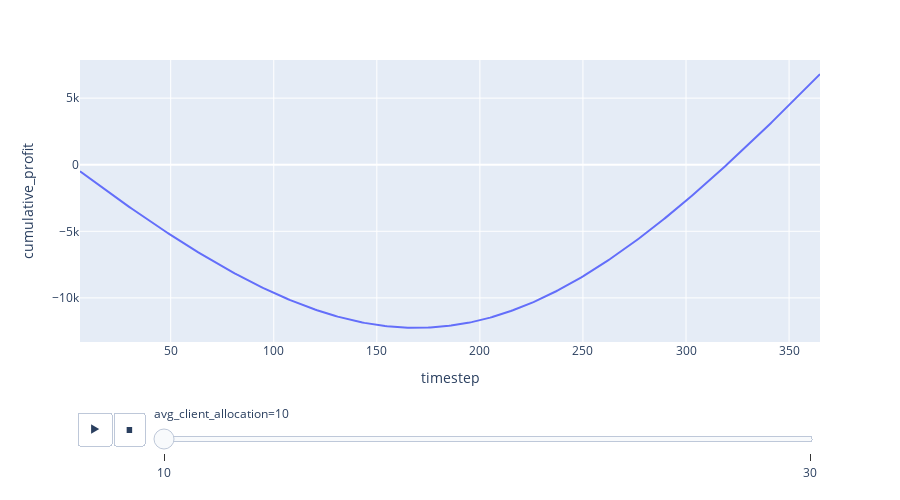

Notebook code cell kept with this figure:
### Code cell
fig_df = df.query('client_acquisition_rate_coeff == 0.016')


fig = px.line(
    fig_df,
    x='timestep',
    y='cumulative_profit',
    height=500,
    animation_frame='avg_client_allocation'
)

fig.show()

### Figure 1 — Plotly figure (JSON) as saved in the notebook; plotly's stock layout.template omitted (floating-point values rounded to 4 significant figures; data arrays with more than 128 entries replaced by an {"elided": "..."} marker saying what was removed)
{"data": [{"hovertemplate": "avg_client_allocation=10<br>timestep=%{x}<br>cumulative_profit=%{y}<extra></extra>", "legendgroup": "", "line": {"color": "#636efa", "dash": "solid"}, "mode": "lines", "name": "", "orientation": "v", "showlegend": false, "type": "scatter", "x": {"elided": "360 int values"}, "xaxis": "x", "y": {"elided": "360 float values"}, "yaxis": "y"}], "layout": {"height": 500, "legend": {"tracegroupgap": 0}, "margin": {"t": 60}, "sliders": [{"active": 0, "currentvalue": {"prefix": "avg_client_allocation="}, "len": 0.9, "pad": {"b": 10, "t": 60}, "steps": [{"args": [["10"], {"frame": {"duration": 0, "redraw": false}, "fromcurrent": true, "mode": "immediate", "transition": {"duration": 0, "easing": "linear"}}], "label": "10", "method": "animate"}, {"args": [["30"], {"frame": {"duration": 0, "redraw": false}, "fromcurrent": true, "mode": "immediate", "transition": {"duration": 0, "easing": "linear"}}], "label": "30", "method": "animate"}], "x": 0.1, "xanchor": "left", "y": 0, "yanchor": "top"}], "updatemenus": [{"buttons": [{"args": [null, {"frame": {"duration": 500, "redraw": false}, "fromcurrent": true, "mode": "immediate", "transition": {"duration": 500, "easing": "linear"}}], "label": "&#9654;", "method": "animate"}, {"args": [[null], {"frame": {"duration": 0, "redraw": false}, "fromcurrent": true, "mode": "immediate", "transition": {"duration": 0, "easing": "linear"}}], "label": "&#9724;", "method": "animate"}], "direction": "left", "pad": {"r": 10, "t": 70}, "showactive": false, "type": "buttons", "x": 0.1, "xanchor": "right", "y": 0, "yanchor": "top"}], "xaxis": {"anchor": "y", "domain": [0, 1], "title": {"text": "timestep"}}, "yaxis": {"anchor": "x", "domain": [0, 1], "title": {"text": "cumulative_profit"}}}}
